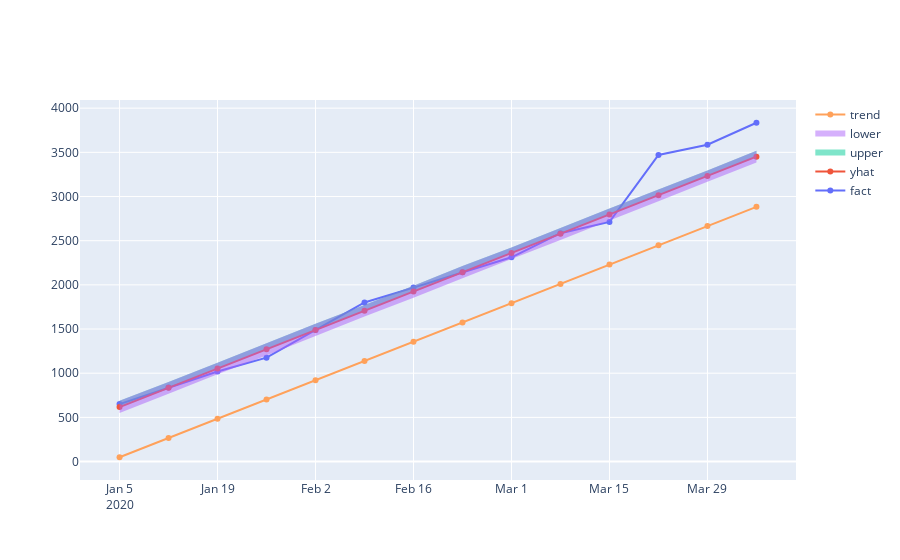

Write notebook code for a chart like this one.
### Markdown cell above
Строим график нашего прогноза

### Code cell
iplot([
    go.Scatter(x=df['ds'], y=df['y'], name='fact'),
    go.Scatter(x=three_months_forecast['ds'], y=three_months_forecast['yhat'], name='yhat'),
    go.Scatter(x=three_months_forecast['ds'], y=three_months_forecast['yhat_upper'], fill='tonexty', mode='none', name='upper'),
    go.Scatter(x=three_months_forecast['ds'], y=three_months_forecast['yhat_lower'], fill='tonexty', mode='none', name='lower'),
    go.Scatter(x=three_months_forecast['ds'], y=three_months_forecast['trend'], name='trend')
])
